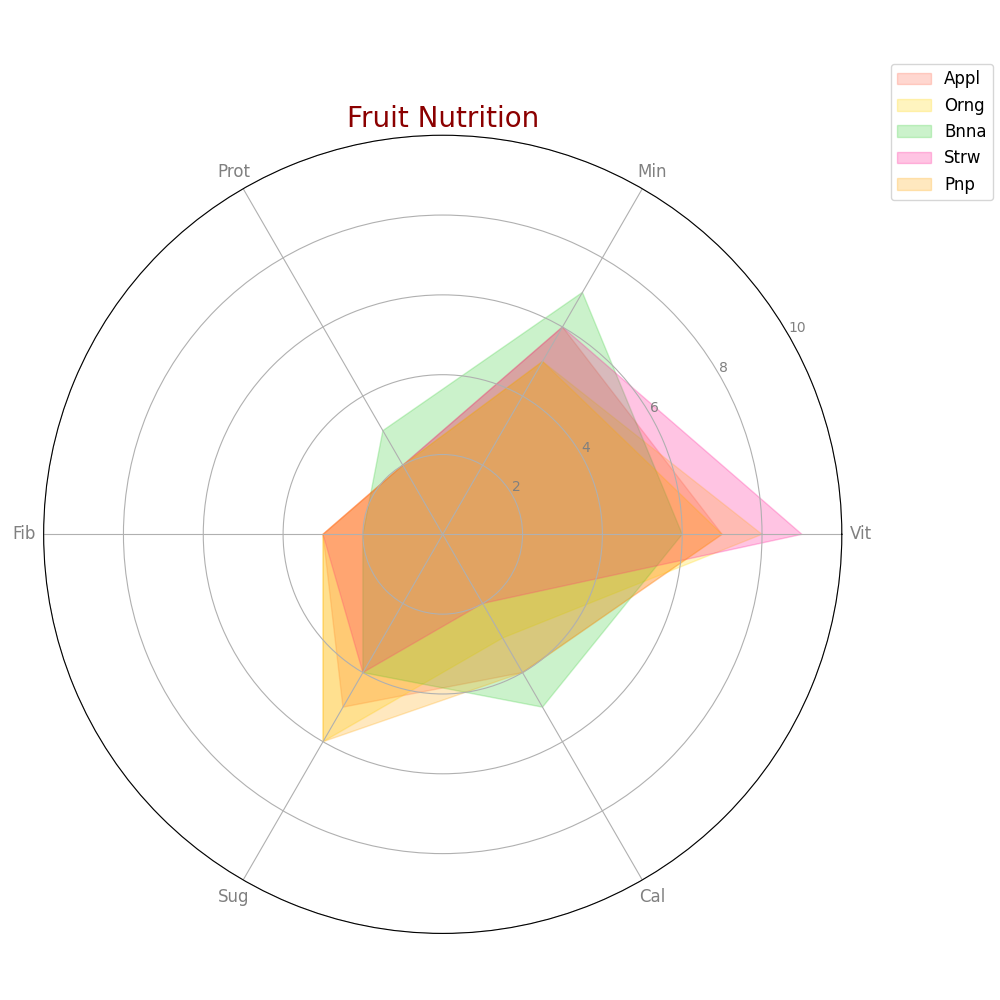

Generate this figure with Python:
import numpy as np
import matplotlib.pyplot as plt
from math import pi

# Define categories
categories = ['Vit', 'Min', 'Prot', 'Fib', 'Sug', 'Cal']
num_vars = len(categories)

# Nutritional scores for each fruit (max score: 10)
fruit_scores = {
    'Appl': [7, 6, 2, 3, 5, 4],
    'Orng': [8, 5, 2, 3, 6, 3],
    'Bnna': [6, 7, 3, 2, 4, 5],
    'Strw': [9, 6, 2, 3, 4, 2],
    'Pnp': [7, 5, 2, 3, 6, 4]
}

# Create a radar chart
fig, ax = plt.subplots(figsize=(10, 10), subplot_kw=dict(polar=True))

# Compute angle for each category
angles = np.linspace(0, 2 * pi, num_vars, endpoint=False).tolist()
angles += angles[:1]  # Complete the loop

# Add data to the plot
colors = ['#FF6347', '#FFD700', '#32CD32', '#FF1493', '#FFA500']
for idx, (fruit, scores) in enumerate(fruit_scores.items()):
    scores += scores[:1]  # Close the loop
    ax.fill(angles, scores, alpha=0.25, color=colors[idx], label=fruit)

# Add labels and title
plt.xticks(angles[:-1], categories, color='grey', size=12)
ax.set_rlabel_position(30)
plt.yticks([2, 4, 6, 8, 10], ["2", "4", "6", "8", "10"], color="grey", size=10)
plt.ylim(0, 10)

# Add a legend and title
plt.legend(loc='upper right', bbox_to_anchor=(1.2, 1.1), fontsize=12)
plt.title('Fruit Nutrition', size=20, color='darkred', ha='center')

# Automatically adjust layout to prevent overlap
plt.tight_layout()

# Display the plot
plt.show()
